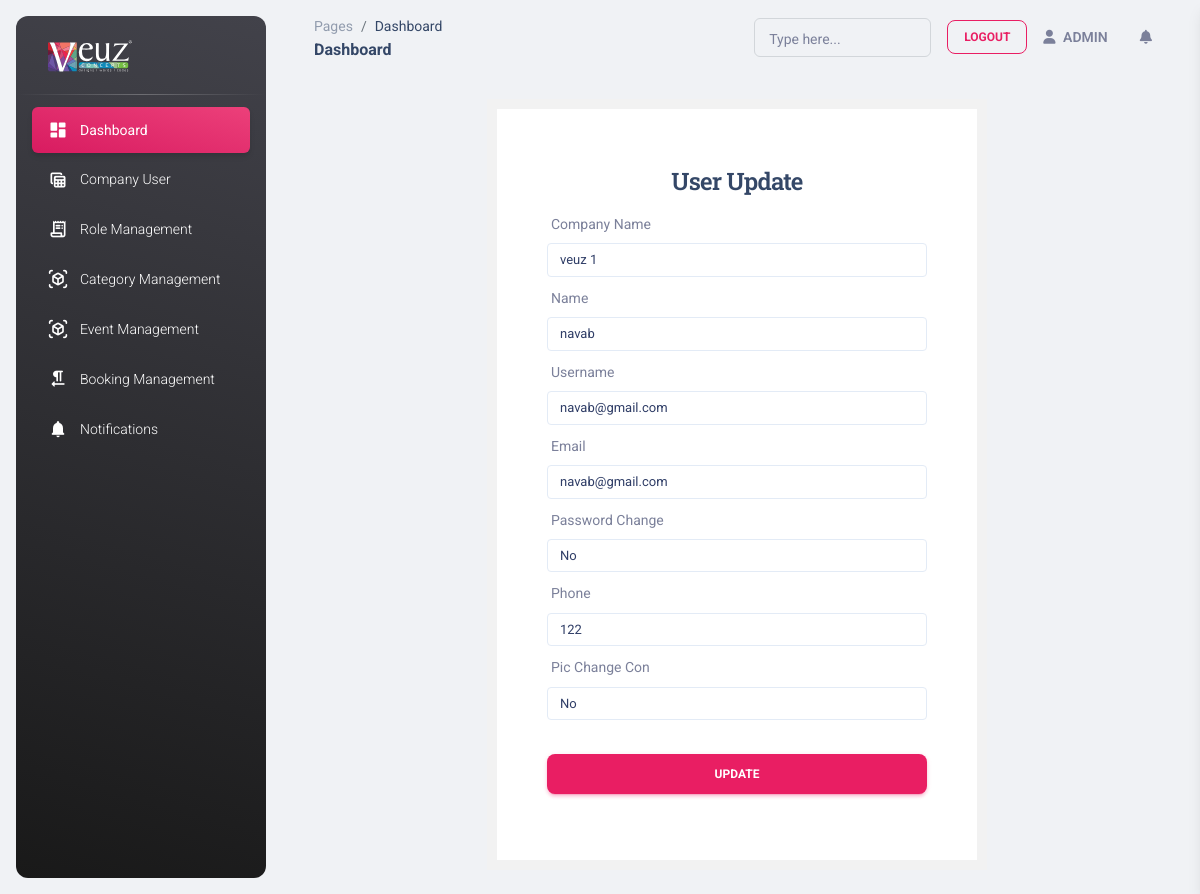
The page /edit_user/7 (signed in) on the database its author committed.
### myapp/models.py (models this page shows)
class common(models.Model):  # COMM0N
    dt = models.DateField(auto_now=True)
    tm = models.TimeField(auto_now=True)
    updated = models.DateTimeField(default=timezone.now)
    status = models.CharField(max_length=255, null=True)
    created_by = models.ForeignKey(User,on_delete=models.CASCADE,related_name="%(app_label)s_%(class)s_ownership", null=True)
    class Meta:
        abstract = True

class company_User(common):
    auth_user = models.ForeignKey(User,on_delete=models.CASCADE,related_name="auth_user_login_id", null=True)
    company_name = models.CharField(max_length=25,null=True)
    company_id = models.ForeignKey(company_Master,related_name='company_user_company_master_id',null=True,on_delete=models.CASCADE)
    name = models.CharField(max_length=25,null=True)
    username = models.CharField(max_length=25,null=True)
    email = models.CharField(max_length=25,null=True)
    password_option = models.CharField(max_length=25,choices=password_type,null=True)
    phone = models.CharField(max_length=25,null=True)
    photo = models.FileField(upload_to='company_user_photo',null=True)
    user_type = models.CharField(max_length=25,choices=user_Type,default="company_admin")

### myapp/views.py (the view)
# urls.py: path('edit_user/<int:pk>',views.edit_user,name='edit_user'),
def edit_user(request,pk):
    if request.method == "POST":
        id = request.POST.get("id")
        company_name = request.POST.get("company_name")
        name = request.POST.get("name")
        username = request.POST.get("username")
        email = request.POST.get("email")
        password_option = request.POST.get("password_option")
        phone = request.POST.get("phone")
        change_profile_pic = request.POST.get("change_profile_pic")
        user_data = company_User.objects.get(id=id)
        if password_option == "Yes":
            password = request.POST.get("password")
            u = User.objects.get(id=user_data.auth_user.id)
            u.set_password(password)
            u.save()
        if change_profile_pic == "Yes":
            update_user_data = company_User.objects.get(id=id)
            photo = request.FILES['photo']
            update_user_data.photo = photo
            update_user_data.save()
        update_company = company_User.objects.filter(id=id).update(company_name=company_name,name=name,email=email,phone=phone)
        messages.success(request,'account successfully updated')
        return redirect(request.META['HTTP_REFERER'])
    else:
        data = company_User.objects.get(id=pk)
        context = {
            'data':data
        }
        return render(request,'edit_user.html',context)

### myapp/templatetags/nav.py (called while the page is built)
@register.filter(name='get_nav_name')
def get_nav_name(value,args):
    data = User.objects.get(id=value.id)
    return data.is_superuser

### myapp/templates/edit_user.html (shortened to what this page needs)
{% extends 'base.html' %}
{% load static %}
{% block content %}
<div class="form-box">
    <h1 style="    font-size: 24px;
    padding: 7px 17px;">User Update</h1>
    <form action="" method="post" enctype="multipart/form-data">
      <div class="form-group">
        <label for="name">Company Name</label>
        <input class="form-control" id="name" type="text" value="{{data.company_name}}" required name="company_name">
      </div>
      <div class="form-group">
        <label for="name"> Name</label>
        <input class="form-control" id="name" type="text" value="{{data.name}}" required name="name">
      </div>
      <div class="form-group">
        <label for="name"> Username</label>
        <input class="form-control" readonly id="name" type="text" value="{{data.username}}" required name="username">
      </div>
      <div class="form-group">
        <label for="email">Email</label>
        <input class="form-control" id="email" type="email" value="{{data.email}}" required name="email">
      </div>
      <div class="form-group">
        <label for="name">Password Change</label>
      <select onchange="password_manual_action()" class="form-control" id="selectBox" name="password_option">
        <option value="No">No</option>
      </select>
      </div>
      <div class="form-group">
        <label for="email">Phone</label>
        <input class="form-control" id="email" type="number" value="{{data.phone}}" required name="phone">
      </div>
      <div class="form-group">
        <label for="name">Pic Change Con</label>
      <select onchange="change_profile_pic1()" class="form-control" id="selectBox1" name="change_profile_pic">
        <option value="No">No</option>
      </select>
      </div>
      <br>
      <input class="btn btn-primary" type="submit" value="Update" />
      </div>
  </div>
{% endblock %}

### myapp/templates/edit_user.html (style rules this page uses)
.form-box { max-width: 500px; margin: auto; padding: 50px; background: #ffffff; border: 10px solid #f2f2f2; }
h1, p { text-align: center; }
input, textarea { width: 100%; }
.form-control { display: block; width: 100%; padding: 0.375rem 0.75rem; font-size: .8125rem; font-weight: 400; line-height: 1.5; color: #303e67; background-color: #fff; background-clip: padding-box; border: 1px solid #e3ebf6; appearance: none; border-radius: 0.25rem; transition: border-color 0.15s ease-in-out, box-shadow 0.15s ease-in-out; }
.form-group { margin: 8px 0px; }

### rows shown on the page
company_User: company_name "veuz 1", name "navab", username "navab@gmail.com", email "navab@gmail.com", phone "122"
